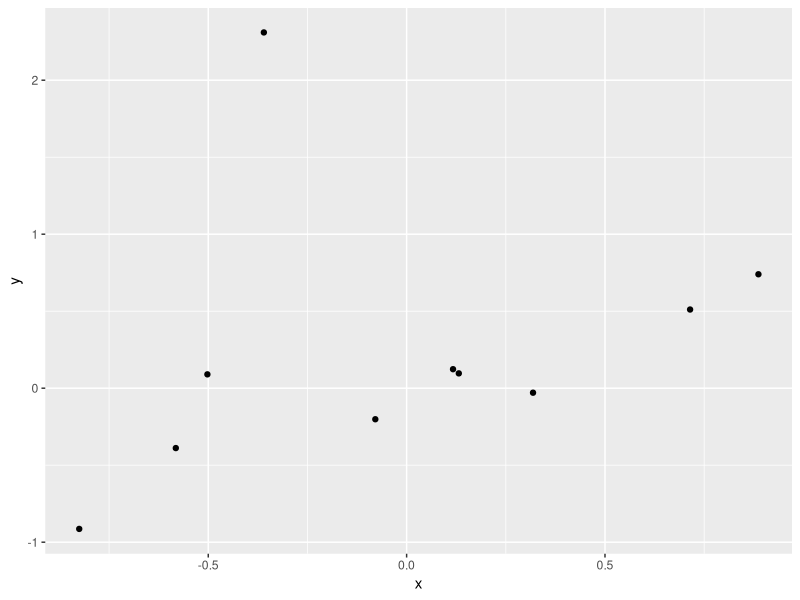

R code for this plot:
set.seed(100)
df1 <- data.frame(x = rnorm(10), 
                  y = rnorm(10))

library(ggplot2)
ggplot(df1, aes(x = x, y = y)) + 
  geom_point()
